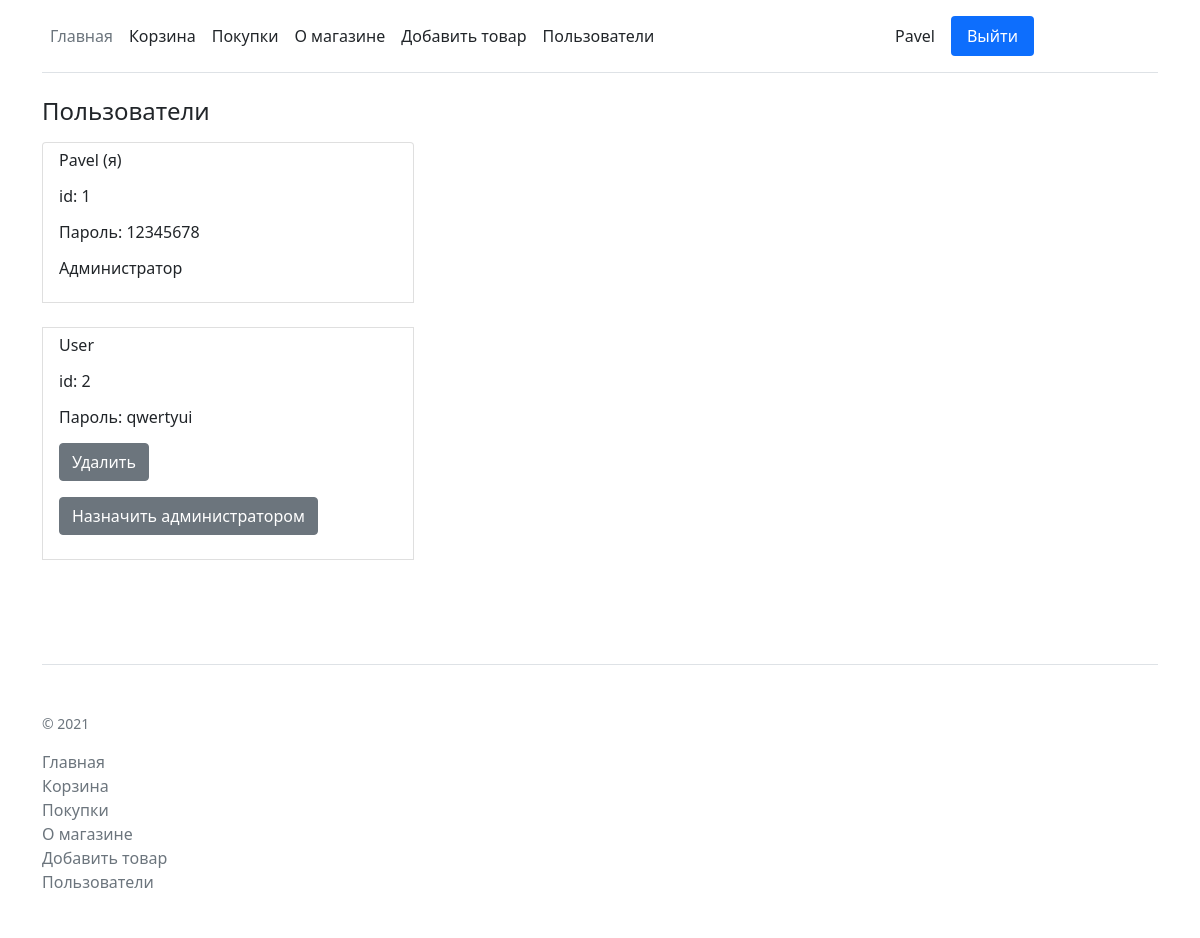
Screenshot of /users (signed in) with the database file from the repository.
### application/models.py (models this page shows)
class User(db.Model):
    id = db.Column(db.Integer, primary_key=True)
    name = db.Column(db.String(50), nullable=False, unique=True)
    password = db.Column(db.String(100), nullable=False)
    is_admin = db.Column(db.Boolean, default=False)

### application/routes.py (the view, shortened to what this page needs)
@app.route('/users', methods=['GET', 'POST'])
def users():
    active_user = get_active_user()
    if not active_user['is_admin']:
        return redirect(url_for('main'))
    all_users = User.query.order_by(User.id).all()
    return render_template('users.html', users=all_users, **active_user)

### application/utils.py (called while the page is built)
def get_active_user():
    username = None
    is_admin = None
    if 'id_user' in session:
        user = User.query.get(session['id_user'])
        username = user.name
        is_admin = user.is_admin
    return dict(username=username, is_admin=is_admin)

### application/templates/users.html (shortened to what this page needs)
{% extends 'base.html' %}
{% block body %}
<div class="container">
    <div class="col-md-5 col-lg-4 order-md-last">
        <h4 class="mb-3">Пользователи</h4>
        <ul class="list-group mb-3">
            {% for user in users %}
            <li class="list-group-item d-flex justify-content-between lh-sm">
                <form method="post">
                    <h6 class="my-0"><p><label>{{ user.name }} {% if username == user.name %} (я) {% endif %}</label>
                    </p></h6>
                    <p><label>id: {{ user.id }}</label></p>
                    <p><label>Пароль: {{ user.password }}</label></p>
                    {% if user.is_admin %}
                    <p><label>Администратор</label></p>
                    {% endif %}
                    {% if username != user.name %}
                    <p>
                        <button type="submit" class="btn btn-secondary" name="delete_user" value="{{ user.id }}">
                            Удалить
                        </button>
                    </p>
                    {% if not user.is_admin %}
                    <p>
                        <button type="submit" class="btn btn-secondary" name="do_admin" value="{{ user.id }}">Назначить
                            администратором
                        </button>
                    </p>
                    {% endif %}
                    {% endif %}
                </form>
            </li>
            <br>
            {% endfor %}
        </ul>
    </div>
</div>
{% endblock %}

### application/templates/base.html (shortened to what this page needs)
<!doctype html>
<html lang="ru">
<head>
    <link rel="stylesheet" href="https://cdn.jsdelivr.net/npm/bootstrap@5.0.2/dist/css/bootstrap.min.css">
</head>
<body>
<div class="container">
    <header class="d-flex flex-wrap align-items-center justify-content-center justify-content-md-between py-3 mb-4 border-bottom">
        <ul class="nav col-12 col-md-auto mb-2 justify-content-center mb-md-0">
            <li><a href="{{ url_for('main') }}" class="nav-link px-2 link-secondary">Главная</a></li>
            {% if username != None %}
            <li><a href="{{ url_for('cart') }}" class="nav-link px-2 link-dark">Корзина</a></li>
            <li><a href="{{ url_for('show_purchased') }}" class="nav-link px-2 link-dark">Покупки</a></li>
            {% endif %}
            <li><a href="{{ url_for('about') }}" class="nav-link px-2 link-dark">О магазине</a></li>
            {% if is_admin %}
            <li><a href="{{ url_for('create') }}" class="nav-link px-2 link-dark">Добавить товар</a></li>
            <li><a href="{{ url_for('users') }}" class="nav-link px-2 link-dark">Пользователи</a></li>
            {% endif %}
        </ul>
        <div class="col-md-3 text-end">
            <ul class="nav nav-pills">
                {% if username == None %}
                <li><a href="{{ url_for('login') }}" class="nav-link">Войти</a></li>
                <li><a href="{{ url_for('register') }}" class="nav-link active">Зарегистрироваться</a></li>
                {% else %}
                <li><label class="nav-link link-dark">{{ username }}</label></li>
                <form method="post">
                    <li>
                        <button type="submit" class="nav-link active" name="exit_button">Выйти</button>
                    </li>
                </form>
                {% endif %}
            </ul>
        </div>
    </header>
</div>
{% block body %}{% endblock %}
<div class="container py-3">
    <footer class="pt-4 my-md-5 pt-md-5 border-top">
        <div class="row">
            <div class="col-12 col-md">
                <small class="d-block mb-3 text-muted">© 2021</small>
            </div>
            <div class="col-6 col-md">
                <ul class="list-unstyled text-small">
                    <li><a class="link-secondary text-decoration-none" href="{{ url_for('main') }}">Главная</a></li>
                    {% if username != None %}
                    <li><a class="link-secondary text-decoration-none" href="{{ url_for('cart') }}">Корзина</a></li>
                    <li><a class="link-secondary text-decoration-none" href="{{ url_for('show_purchased') }}">Покупки</a></li>
                    {% endif %}
                    <li><a class="link-secondary text-decoration-none" href="{{ url_for('about') }}">О магазине</a></li>
                    {% if is_admin %}
                    <li><a class="link-secondary text-decoration-none" href="{{ url_for('create') }}">Добавить товар</a></li>
                    <li><a class="link-secondary text-decoration-none" href="{{ url_for('users') }}">Пользователи</a></li>
                    {% endif %}
                </ul>
            </div>
        </div>
    </footer>
</div>
</body>
</html>

### rows the page displays
User: name "Pavel", shows "(я)", id "1", password "12345678", is_admin "Администратор"
User: name "User", id "2", password "qwertyui"
